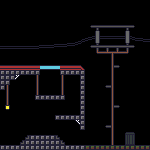

This game map was drawn from its Tiled (.tmx) file and the tilesets committed beside it. A one-line description and the trimmed map source follow:
An orthogonal 30x30 tile map with 5x5 px tiles, 2 tile layers (foreground, background), 1 hidden layer not drawn and 16 objects (8x spawn, background).

<map version="1.0" tiledversion="1.1.2" orientation="orthogonal" renderorder="right-down" width="30" height="30" tilewidth="5" tileheight="5" infinite="0" nextobjectid="46">
 <tileset firstgid="1" name="tiles" tilewidth="5" tileheight="5" tilecount="625" columns="25">
  <image source="../images/tiles.png" width="128" height="128" />
  <tile id="0">
   <properties>
    <property name="collide" value="any" />
   </properties>
  </tile>
  <tile id="1">
   <properties>
    <property name="collide" value="any" />
   </properties>
  </tile>
  <tile id="2">
   <properties>
    <property name="collide" value="any" />
    <property name="sloped" value="nw" />
   </properties>
  </tile>
  <tile id="4">
   <animation>
    <frame tileid="4" duration="3000" />
    <frame tileid="5" duration="300" />
   </animation>
  </tile>
  <tile id="7">
   <properties>
    <property name="collide" value="any" />
   </properties>
  </tile>
  <tile id="8">
   <properties>
    <property name="collide" value="any" />
   </properties>
  </tile>
  <tile id="9">
   <properties>
    <property name="collide" value="any" />
   </properties>
  </tile>
  <tile id="27">
   <properties>
    <property name="collide" value="any" />
    <property name="sloped" value="ne" />
   </properties>
  </tile>
  <tile id="29">
   <properties>
    <property name="collide" value="up" />
   </properties>
  </tile>
  <tile id="30">
   <properties>
    <property name="collide" value="up" />
   </properties>
  </tile>
  <tile id="31">
   <properties>
    <property name="collide" value="up" />
   </properties>
  </tile>
  <tile id="32">
   <properties>
    <property name="collide" value="any" />
   </properties>
  </tile>
  <tile id="33">
   <properties>
    <property name="collide" value="any" />
   </properties>
  </tile>
  <tile id="34">
   <properties>
    <property name="collide" value="any" />
   </properties>
  </tile>
  <tile id="55">
   <properties>
    <property name="collide" value="up" />
   </properties>
  </tile>
  <tile id="57">
   <properties>
    <property name="collide" value="any" />
   </properties>
  </tile>
  <tile id="58">
   <properties>
    <property name="collide" value="any" />
   </properties>
  </tile>
  <tile id="59">
   <properties>
    <property name="collide" value="any" />
   </properties>
  </tile>
  <tile id="82">
   <properties>
    <property name="collide" value="any" />
   </properties>
  </tile>
  <tile id="83">
   <properties>
    <property name="collide" value="any" />
   </properties>
  </tile>
  <tile id="84">
   <properties>
    <property name="collide" value="any" />
   </properties>
  </tile>
  <tile id="175">
   <properties>
    <property name="collide" value="down" />
   </properties>
  </tile>
 </tileset>
 <layer name="wallpaper" width="30" height="30" visible="0">
  <data>[900 cells, 272 non-empty, 9 distinct tile ids]</data>
 </layer>
 <layer name="foreground" width="30" height="30">
  <data>[900 cells, 7 non-empty, 3 distinct tile ids]</data>
 </layer>
 <layer name="background" width="30" height="30">
  <data>[900 cells, 212 non-empty, 52 distinct tile ids]</data>
 </layer>
 <objectgroup name="Object Layer 1">
  <object id="5" type="spawn" x="5" y="145">
   <point />
  </object>
  <object id="8" type="spawn" x="70" y="115">
   <point />
  </object>
  <object id="9" type="spawn" x="40" y="95">
   <point />
  </object>
  <object id="10" type="spawn" x="70" y="145">
   <point />
  </object>
  <object id="17" gid="110" x="57.5" y="55" width="5" height="5" />
  <object id="18" gid="110" x="41" y="44.5" width="5" height="5" />
  <object id="19" gid="110" x="74.25" y="77.75" width="5" height="5" />
  <object id="20" gid="110" x="64.4545" y="64.1818" width="5" height="5" />
  <object id="21" gid="110" x="45.0909" y="52.2727" width="5" height="5" />
  <object id="22" gid="110" x="59.1818" y="62.6364" width="5" height="5" />
  <object id="34" gid="88" x="155.25" y="39.25" width="5" height="5" />
  <object id="37" type="spawn" x="95" y="25">
   <point />
  </object>
  <object id="38" type="spawn" x="140" y="145">
   <point />
  </object>
  <object id="39" type="spawn" x="115" y="105">
   <point />
  </object>
  <object id="40" type="spawn" x="75" y="65">
   <point />
  </object>
  <object id="42" name="house" type="background" x="0" y="70" width="85" height="75" />
 </objectgroup>
</map>